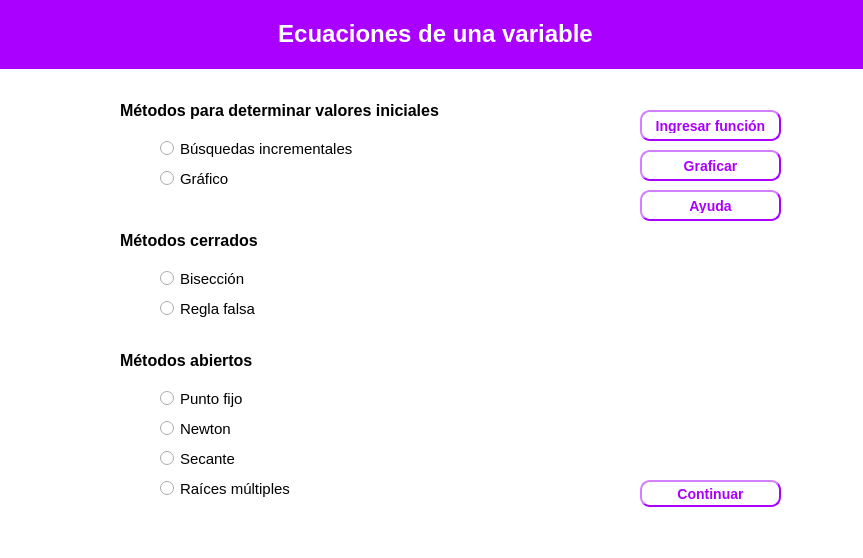
<?xml version="1.0" encoding="UTF-8"?>
<ui version="4.0">
 <class>Dialog</class>
 <widget class="QDialog" name="Dialog">
  <property name="geometry">
   <rect>
    <x>0</x>
    <y>0</y>
    <width>863</width>
    <height>558</height>
   </rect>
  </property>
  <property name="font">
   <font>
    <pointsize>12</pointsize>
   </font>
  </property>
  <property name="cursor">
   <cursorShape>ArrowCursor</cursorShape>
  </property>
  <property name="windowTitle">
   <string>Dialog</string>
  </property>
  <property name="styleSheet">
   <string notr="true">background-color: rgb(255, 255, 255);</string>
  </property>
  <widget class="QRadioButton" name="Busquedas">
   <property name="geometry">
    <rect>
     <x>160</x>
     <y>140</y>
     <width>211</width>
     <height>17</height>
    </rect>
   </property>
   <property name="font">
    <font>
     <pointsize>11</pointsize>
     <weight>50</weight>
     <bold>false</bold>
    </font>
   </property>
   <property name="text">
    <string>Búsquedas incrementales</string>
   </property>
   <property name="iconSize">
    <size>
     <width>18</width>
     <height>18</height>
    </size>
   </property>
  </widget>
  <widget class="QRadioButton" name="Grafico">
   <property name="geometry">
    <rect>
     <x>160</x>
     <y>170</y>
     <width>211</width>
     <height>17</height>
    </rect>
   </property>
   <property name="font">
    <font>
     <pointsize>11</pointsize>
     <weight>50</weight>
     <bold>false</bold>
    </font>
   </property>
   <property name="text">
    <string>Gráfico</string>
   </property>
   <property name="iconSize">
    <size>
     <width>18</width>
     <height>18</height>
    </size>
   </property>
  </widget>
  <widget class="QRadioButton" name="Biseccion">
   <property name="geometry">
    <rect>
     <x>160</x>
     <y>270</y>
     <width>211</width>
     <height>17</height>
    </rect>
   </property>
   <property name="font">
    <font>
     <pointsize>11</pointsize>
     <weight>50</weight>
     <bold>false</bold>
    </font>
   </property>
   <property name="text">
    <string>Bisección</string>
   </property>
   <property name="iconSize">
    <size>
     <width>18</width>
     <height>18</height>
    </size>
   </property>
  </widget>
  <widget class="QRadioButton" name="Secante">
   <property name="geometry">
    <rect>
     <x>160</x>
     <y>450</y>
     <width>211</width>
     <height>17</height>
    </rect>
   </property>
   <property name="font">
    <font>
     <pointsize>11</pointsize>
     <weight>50</weight>
     <bold>false</bold>
    </font>
   </property>
   <property name="text">
    <string>Secante</string>
   </property>
   <property name="iconSize">
    <size>
     <width>18</width>
     <height>18</height>
    </size>
   </property>
  </widget>
  <widget class="QRadioButton" name="Regla">
   <property name="geometry">
    <rect>
     <x>160</x>
     <y>300</y>
     <width>211</width>
     <height>17</height>
    </rect>
   </property>
   <property name="font">
    <font>
     <pointsize>11</pointsize>
     <weight>50</weight>
     <bold>false</bold>
    </font>
   </property>
   <property name="text">
    <string>Regla falsa</string>
   </property>
   <property name="iconSize">
    <size>
     <width>18</width>
     <height>18</height>
    </size>
   </property>
  </widget>
  <widget class="QRadioButton" name="Newton">
   <property name="geometry">
    <rect>
     <x>160</x>
     <y>420</y>
     <width>211</width>
     <height>17</height>
    </rect>
   </property>
   <property name="font">
    <font>
     <pointsize>11</pointsize>
     <weight>50</weight>
     <bold>false</bold>
    </font>
   </property>
   <property name="text">
    <string>Newton</string>
   </property>
   <property name="iconSize">
    <size>
     <width>18</width>
     <height>18</height>
    </size>
   </property>
  </widget>
  <widget class="QRadioButton" name="Punto">
   <property name="geometry">
    <rect>
     <x>160</x>
     <y>390</y>
     <width>211</width>
     <height>17</height>
    </rect>
   </property>
   <property name="font">
    <font>
     <pointsize>11</pointsize>
     <weight>50</weight>
     <bold>false</bold>
    </font>
   </property>
   <property name="text">
    <string>Punto fijo</string>
   </property>
   <property name="iconSize">
    <size>
     <width>18</width>
     <height>18</height>
    </size>
   </property>
  </widget>
  <widget class="QLabel" name="label_2">
   <property name="geometry">
    <rect>
     <x>120</x>
     <y>230</y>
     <width>151</width>
     <height>21</height>
    </rect>
   </property>
   <property name="text">
    <string>&lt;html&gt;&lt;head/&gt;&lt;body&gt;&lt;p&gt;&lt;span style=&quot; font-weight:600;&quot;&gt;Métodos cerrados&lt;/span&gt;&lt;/p&gt;&lt;/body&gt;&lt;/html&gt;</string>
   </property>
  </widget>
  <widget class="QLabel" name="label_3">
   <property name="geometry">
    <rect>
     <x>120</x>
     <y>350</y>
     <width>151</width>
     <height>21</height>
    </rect>
   </property>
   <property name="text">
    <string>&lt;html&gt;&lt;head/&gt;&lt;body&gt;&lt;p&gt;&lt;span style=&quot; font-weight:600;&quot;&gt;Métodos abiertos&lt;/span&gt;&lt;/p&gt;&lt;/body&gt;&lt;/html&gt;</string>
   </property>
  </widget>
  <widget class="QLabel" name="label_4">
   <property name="geometry">
    <rect>
     <x>120</x>
     <y>100</y>
     <width>351</width>
     <height>21</height>
    </rect>
   </property>
   <property name="text">
    <string>&lt;html&gt;&lt;head/&gt;&lt;body&gt;&lt;p&gt;&lt;span style=&quot; font-weight:600;&quot;&gt;Métodos para determinar valores iniciales&lt;/span&gt;&lt;/p&gt;&lt;/body&gt;&lt;/html&gt;</string>
   </property>
  </widget>
  <widget class="QRadioButton" name="Raices">
   <property name="geometry">
    <rect>
     <x>160</x>
     <y>480</y>
     <width>211</width>
     <height>17</height>
    </rect>
   </property>
   <property name="font">
    <font>
     <pointsize>11</pointsize>
     <weight>50</weight>
     <bold>false</bold>
    </font>
   </property>
   <property name="text">
    <string>Raíces múltiples</string>
   </property>
   <property name="iconSize">
    <size>
     <width>18</width>
     <height>18</height>
    </size>
   </property>
  </widget>
  <widget class="QPushButton" name="ingfuncion">
   <property name="geometry">
    <rect>
     <x>640</x>
     <y>110</y>
     <width>141</width>
     <height>31</height>
    </rect>
   </property>
   <property name="font">
    <font>
     <pointsize>-1</pointsize>
     <weight>75</weight>
     <italic>false</italic>
     <bold>true</bold>
    </font>
   </property>
   <property name="styleSheet">
    <string notr="true">color: rgb(170, 0, 255);
	border-width: 2px;
    border-style: outset;
    border-radius: 10px;
    border-color:rgb(170, 0, 255);
    font: bold 14px;
    padding: 6px;</string>
   </property>
   <property name="text">
    <string>Ingresar función</string>
   </property>
  </widget>
  <widget class="QPushButton" name="botongraficar">
   <property name="geometry">
    <rect>
     <x>640</x>
     <y>150</y>
     <width>141</width>
     <height>31</height>
    </rect>
   </property>
   <property name="font">
    <font>
     <pointsize>-1</pointsize>
     <weight>75</weight>
     <italic>false</italic>
     <bold>true</bold>
    </font>
   </property>
   <property name="styleSheet">
    <string notr="true">color: rgb(170, 0, 255);
	border-width: 2px;
    border-style: outset;
    border-radius: 10px;
    border-color:rgb(170, 0, 255);
    font: bold 14px;
    padding: 6px;</string>
   </property>
   <property name="text">
    <string>Graficar</string>
   </property>
  </widget>
  <widget class="QPushButton" name="continuar">
   <property name="geometry">
    <rect>
     <x>640</x>
     <y>480</y>
     <width>141</width>
     <height>27</height>
    </rect>
   </property>
   <property name="font">
    <font>
     <pointsize>-1</pointsize>
     <weight>75</weight>
     <italic>false</italic>
     <bold>true</bold>
    </font>
   </property>
   <property name="styleSheet">
    <string notr="true">color: rgb(170, 0, 255);
	border-width: 2px;
    border-style: outset;
    border-radius: 10px;
    border-color:rgb(170, 0, 255);
    font: bold 14px;
    padding: 6px;</string>
   </property>
   <property name="text">
    <string>Continuar</string>
   </property>
  </widget>
  <widget class="QLabel" name="label_5">
   <property name="geometry">
    <rect>
     <x>0</x>
     <y>0</y>
     <width>871</width>
     <height>69</height>
    </rect>
   </property>
   <property name="styleSheet">
    <string notr="true">background-color: rgb(170, 0, 255);</string>
   </property>
   <property name="text">
    <string>&lt;html&gt;&lt;head/&gt;&lt;body&gt;&lt;p align=&quot;center&quot;&gt;&lt;span style=&quot; font-size:18pt; font-weight:600; color:#ffffff;&quot;&gt;Ecuaciones de una variable&lt;/span&gt;&lt;/p&gt;&lt;/body&gt;&lt;/html&gt;</string>
   </property>
  </widget>
  <widget class="QPushButton" name="ayuda">
   <property name="geometry">
    <rect>
     <x>640</x>
     <y>190</y>
     <width>141</width>
     <height>31</height>
    </rect>
   </property>
   <property name="font">
    <font>
     <pointsize>-1</pointsize>
     <weight>75</weight>
     <italic>false</italic>
     <bold>true</bold>
    </font>
   </property>
   <property name="styleSheet">
    <string notr="true">color: rgb(170, 0, 255);
	border-width: 2px;
    border-style: outset;
    border-radius: 10px;
    border-color:rgb(170, 0, 255);
    font: bold 14px;
    padding: 6px;</string>
   </property>
   <property name="text">
    <string>Ayuda</string>
   </property>
  </widget>
 </widget>
 <resources/>
 <connections/>
</ui>
